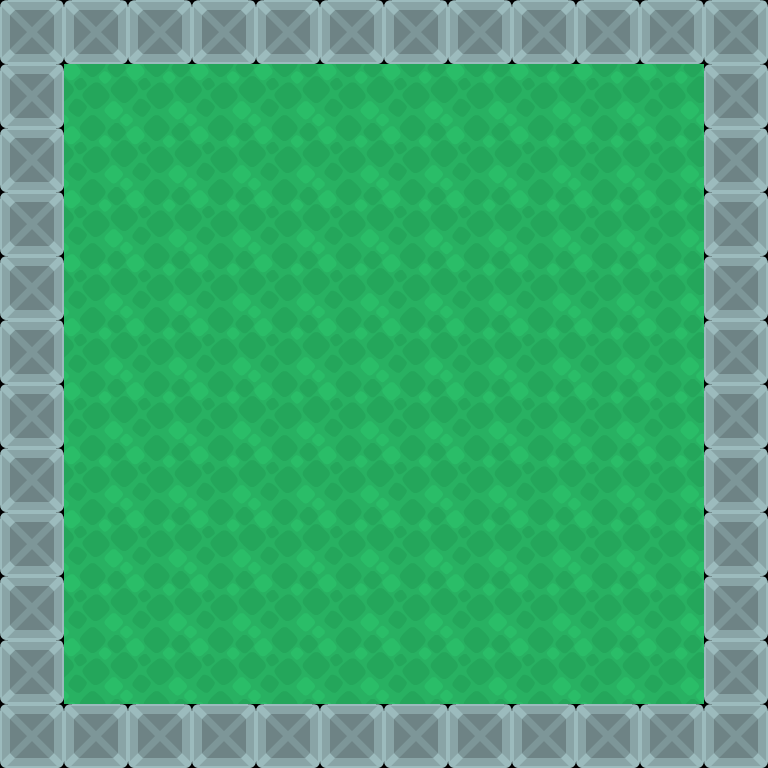

A level layout from a 2D game, rendered from its tile map. Below: a short description, then the map file with its tile-grid data intact:
An orthogonal 12x12 tile map with 64x64 px tiles, 1 tile layer (타일 레이어 1).

<map version="1.0" tiledversion="2017.10.11" orientation="orthogonal" renderorder="right-down" width="12" height="12" tilewidth="64" tileheight="64" infinite="0" nextobjectid="1">
 <tileset firstgid="1" source="test.tsx" />
 <layer name="타일 레이어 1" width="12" height="12">
  <data encoding="csv">
6,6,6,6,6,6,6,6,6,6,6,6,
6,89,89,89,89,89,89,89,89,89,89,6,
6,89,89,89,89,89,89,89,89,89,89,6,
6,89,89,89,89,89,89,89,89,89,89,6,
6,89,89,89,89,89,89,89,89,89,89,6,
6,89,89,89,89,89,89,89,89,89,89,6,
6,89,89,89,89,89,89,89,89,89,89,6,
6,89,89,89,89,89,89,89,89,89,89,6,
6,89,89,89,89,89,89,89,89,89,89,6,
6,89,89,89,89,89,89,89,89,89,89,6,
6,89,89,89,89,89,89,89,89,89,89,6,
6,6,6,6,6,6,6,6,6,6,6,6
</data>
 </layer>
</map>
